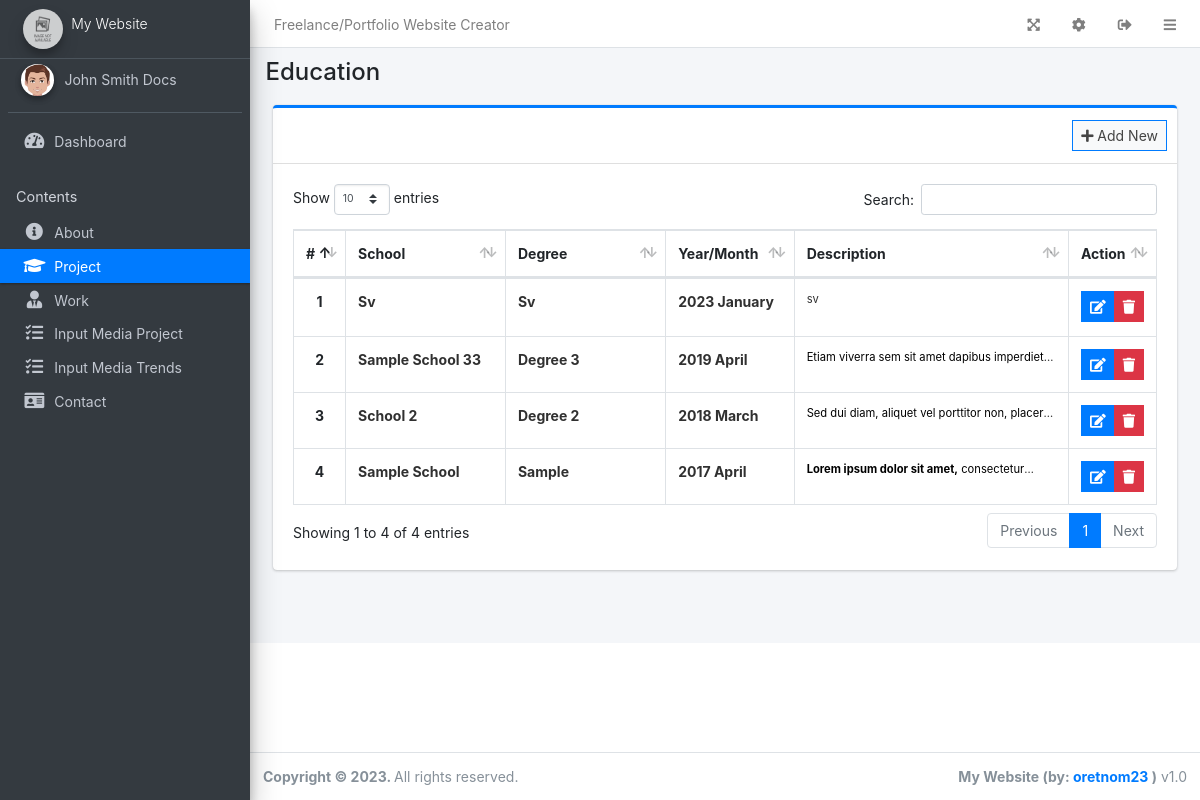
The app's page /admin/?page=education (signed in) with its own data.
### tables this page shows
CREATE TABLE `education` (
  `id` int(30) NOT NULL,
  `school` text,
  `degree` text,
  `month` varchar(50) NOT NULL,
  `year` int(10) NOT NULL,
  `description` text,
  `order_by` int(30) NOT NULL
);

### admin/education/index.php (the view, shortened to what this page needs)
<div class="col-lg-12">
	<div class="card card-outline card-primary">
		<div class="card-header">
			<div class="card-tools">
				<a class="btn btn-block btn-sm btn-default btn-flat border-primary new_education" href="javascript:void(0)"><i class="fa fa-plus"></i> Add New</a>
			</div>
		</div>
		<div class="card-body">
			<table class="table tabe-hover table-bordered table-compact" id="list">
				<colgroup>
					<col width="5%">
					<col width="20%">
					<col width="20%">
					<col width="15%">
					<col width="35%">
					<col width="15%">
				</colgroup>
				<thead>
					<tr>
						<th class="text-center">#</th>
						<th>School</th>
						<th>Degree</th>
						<th>Year/Month</th>
						<th>Description</th>
						<th>Action</th>
					</tr>
				</thead>
				<tbody>
					<?php
					$i = 1;
					$qry = $conn->query("SELECT * FROM `education` order by `year` desc,`month` desc");
					while($row= $qry->fetch_assoc()):
						$desc = html_entity_decode($row['description']);
					?>
					<tr>
						<th class="text-center"><?php echo $i++ ?></th>
						<td><b class="truncate-1"><?php echo ucwords($row['school']) ?></b></td>
						<td><b class="truncate-1"><?php echo ucwords($row['degree']) ?></b></td>
						<td><b class="truncate-1"><?php echo $row['year'] . ' ' .$row['month'] ?></b></td>
						<td><small class="truncate-1"><?php echo $desc ?></small></td>
						<td class="text-center">
		                    <div class="btn-group">
		                        <a href="javascript:void(0)" data-id='<?php echo $row['id'] ?>' class="btn btn-primary btn-flat btn-sm manage_education">
		                          <i class="fas fa-edit"></i>
		                        </a>
		                        <button type="button" class="btn btn-danger btn-sm btn-flat delete_education" data-id="<?php echo $row['id'] ?>">
		                          <i class="fas fa-trash"></i>
		                        </button>
	                      </div>
						</td>
					</tr>
				<?php endwhile; ?>
				</tbody>
			</table>
		</div>
	</div>
</div>

### records on screen
education: school "Sv", degree "Sv", year "2023", month "January", description "sv"
education: school "Sample School 33", degree "Degree 3", year "2019", month "April", description "Etiam viverra sem sit amet dapibus…"
education: school "School 2", degree "Degree 2", year "2018", month "March", description "Sed dui diam, aliquet vel porttitor non,…"
education: school "Sample School", degree "Sample", year "2017", month "April", description "Lorem ipsum dolor sit amet,"

### other values on screen
$_settings->info('name') "Freelance/Portfolio Website Creator"
$_settings->info('short_name') "My Website"
str_replace("_", " ",$page) "Education"
